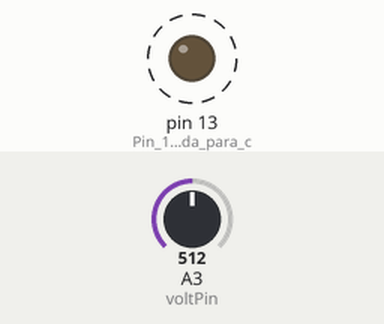
Simulated run of this sketch. Board: Arduino Uno, built with avr-gcc and run on an emulated ATmega328P. Parts: output pins drawn as LEDs (lit = HIGH). Dashed ring = blinking. Inputs (shaded band) come from the test bench; at power-on: A3 (voltPin) = 512. What the sketch prints to the serial monitor is not drawn.

Above: at 3.8 s.
3.9 s: A3 (voltPin) set to 535
7.4 s: A3 (voltPin) set to 566
Timing chart, 0 to 19.6 s (numbered marks = the images above; inputs shaded):
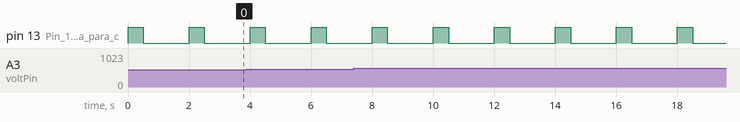

The sketch:

app.ino
```cpp
/*
Universidad Autónoma Metropolitana Metropolitana Azcapotzalco
Departamento de Electrónica
UEA: Laboratorio de Circuitos Electrónicos I
Proyecto fin de trimestre. Probador de BJT NPN.
Equipo:
Integrantes:
Daniel Alfredo Hernández Grimaldi
 Israel Juárez González

*/
// Constantes
int voltPin = A3;
float VBE = 0.65;
float VCC = 4.95;
float RC = 989;
float RB = 98700;

// Variables globales
float VC;
float V2;
float V1;
float IC;
float IB;
float B;

void setup() {
  pinMode(13, OUTPUT); // Pin 13 como salida para controlar el LED en Arduino Uno
  Serial.begin(115200); // Inicializa el puerto serie a 115200 bps
}

void loop() {

  digitalWrite(13, HIGH); // Enciende el LED en Arduino Uno
  delay(500);
  digitalWrite(13, LOW); // Apaga el LED en Arduino Uno
  delay(500);

  // Adquisición del voltaje
  VC = analogRead(voltPin);
  VC = ((VC * 1023.0) * VCC) / 1000000;

  // Cálculo de V2
  V2 = VC - VBE;

  // Cálculo de V1
  V1 = VCC - VC;

  // Cálculo de IC
  IC = V1 / RC;

  // Cálculo de IB
  IB = V2 / RB;

  // Cálculo de la beta
  B = IC / IB;

  delay(1000);

  // Se muestra la beta medida en el monitor serie del IDE
  Serial.print("Beta = ");
  Serial.println(B);

  // Detectar si el transistor está dañado
  detectarTransistorDanado();
}

void detectarTransistorDanado() {
  float betaUmbral = 100.0; // Umbral para detectar un transistor dañado

  if (B < betaUmbral) {
    Serial.println("¡Transistor dañado!");
  } else {
    Serial.println("Transistor en buen estado.");
  }
}
```

Measured:
- by itself, pin 13 (Pin_13_como_salida_para_c): alternates HIGH for 0.50 s and LOW for 1.5 s
